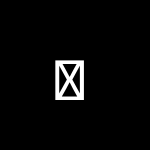
Frame 1 (no input)
Frame 60 (the mouse pressed at the canvas centre just before this capture): identical to frame 1, image omitted
Frame 120 (the mouse held since frame 60 and released just before this capture): identical to frame 1, image omitted

The Processing sketch that drew this single still picture (run headless with seeded random() and noise(); from frame 60 on, the mouse is pressed at the canvas centre):

// Processing sketch: clase06e13
// ── clase06e13.pde
void setup() {
  size(150, 150);
  textSize(60);
}

void draw() {
  background(0);
  text(key, 50, 100);
}
